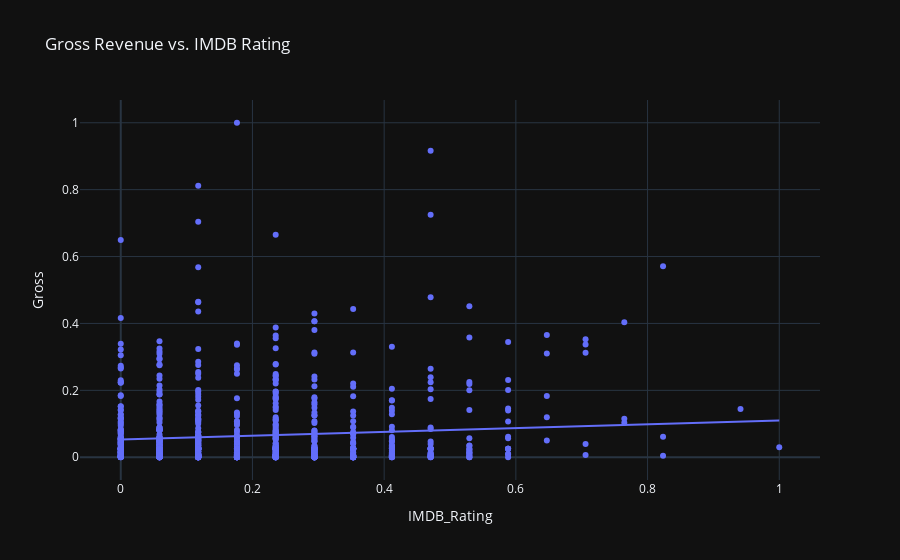

Source (notebook cell):
### Markdown cell above
This scatter plot visualizes the relationship between a movie's IMDB rating and its gross revenue. It helps us understand if there’s a trend that higher-rated movies tend to earn more at the box office.

### Code cell
import plotly.express as px

# Create a scatter plot of Gross vs. IMDB Rating
fig = px.scatter(df, x='IMDB_Rating', y='Gross', title='Gross Revenue vs. IMDB Rating', trendline='ols')
fig.show()

### Figure 1 — Plotly figure (JSON) as saved in the notebook; plotly's stock layout.template omitted (floating-point values rounded to 4 significant figures; data arrays with more than 128 entries replaced by an {"elided": "..."} marker saying what was removed)
{"data": [{"hovertemplate": "IMDB_Rating=%{x}<br>Gross=%{y}<extra></extra>", "legendgroup": "", "marker": {"color": "#636efa", "symbol": "circle"}, "mode": "markers", "name": "", "orientation": "v", "showlegend": false, "x": {"elided": "1000 float values"}, "xaxis": "x", "y": {"elided": "1000 float values"}, "yaxis": "y", "type": "scatter"}, {"hovertemplate": "<b>OLS trendline</b><br>Gross = 0.0571396 * IMDB_Rating + 0.0528638<br>R<sup>2</sup>=0.007313<br><br>IMDB_Rating=%{x}<br>Gross=%{y} <b>(trend)</b><extra></extra>", "legendgroup": "", "marker": {"color": "#636efa", "symbol": "circle"}, "mode": "lines", "name": "", "showlegend": false, "x": {"elided": "1000 float values"}, "xaxis": "x", "y": {"elided": "1000 float values"}, "yaxis": "y", "type": "scatter"}], "layout": {"xaxis": {"anchor": "y", "domain": [0.0, 1.0], "title": {"text": "IMDB_Rating"}}, "yaxis": {"anchor": "x", "domain": [0.0, 1.0], "title": {"text": "Gross"}}, "legend": {"tracegroupgap": 0}, "title": {"text": "Gross Revenue vs. IMDB Rating"}}}
